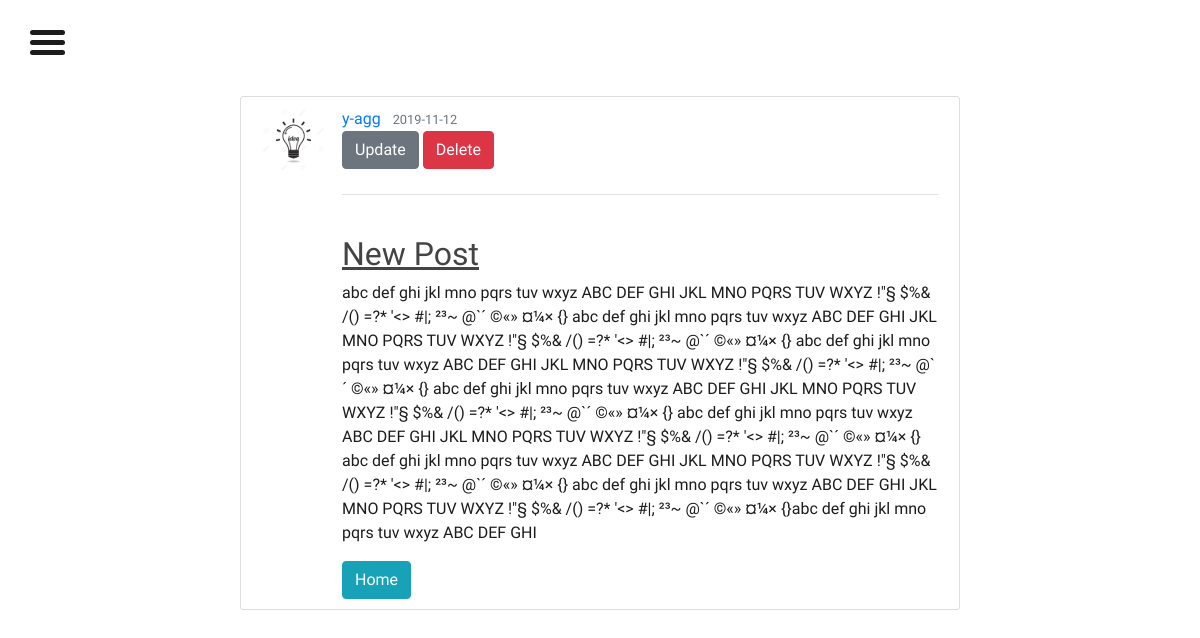
The app's page /post/8 (signed in) with its own data.
### flaskblog/models.py (models this page shows, shortened)
class User(db.Model, UserMixin):
    id = db.Column(db.Integer, primary_key=True)
    username = db.Column(db.String(20), unique=True, nullable=False)
    email = db.Column(db.String(120), unique=True, nullable=False)
    image_file = db.Column(db.String(20), nullable=False, default='default.jpg')
    password = db.Column(db.String(60), nullable=False)
    posts = db.relationship('Post', backref='author', lazy=True)

class Post(db.Model):
    id = db.Column(db.Integer, primary_key=True)
    title = db.Column(db.String(100), nullable=False)
    date_posted = db.Column(db.DateTime, nullable=False, default=datetime.utcnow)
    content = db.Column(db.Text, nullable=False)
    user_id = db.Column(db.Integer, db.ForeignKey('user.id'), nullable=False)

### flaskblog/routes.py (the view)
@app.route("/post/<int:post_id>")
def post(post_id):
    post = Post.query.get_or_404(post_id)
    image_file = url_for('static', filename='profile_pics/' + current_user.image_file)
    return render_template('post.html', title=post.title, post=post,image_file = image_file,username=current_user.username)

### flaskblog/models.py (called while the page is built)
@login_manager.user_loader
def load_user(user_id):
    return User.query.get(int(user_id))

### flaskblog/templates/post.html
{% extends "layout.html" %}
{% block content %}
<div style="width: 60%; margin-left: 20%"><br><br><br><br>
  <article class="media content-section">
    <img class="rounded-circle article-img" src="{{ url_for('static', filename='profile_pics/' + post.author.image_file) }}">
    <div class="media-body">
      <div class="article-metadata">
        <a class="mr-2" href="{{ url_for('user_posts', username=post.author.username) }}">{{ post.author.username }}</a>
        <small class="text-muted">{{ post.date_posted.strftime('%Y-%m-%d') }}</small>
        {% if post.author == current_user %}
          <div>
            <form action="{{ url_for('delete_post', post_id=post.id) }}" method="POST">
            <a class="btn btn-secondary " href="{{ url_for('update_post', post_id=post.id) }}">Update</a>
            <input class="btn btn-danger" type="submit" value="Delete">
          </form><br>
          </div>
        {% endif %}
      </div>
      <h2 class="article-title">{{ post.title }}</h2>
      <p class="article-content">{{ post.content }}</p>
    <a class="btn btn-info" href="{{ url_for('home',) }}">Home</a>
    </div>
  </article>
</div >
{% endblock content %}

### flaskblog/static/mymain.css (style rules this page uses)
body { font-family: 'Overpass', sans-serif; font-size: 16px; color: #1c1c1c; }
h2 { margin-top: 40px; text-decoration: underline; }
html, body { margin: 0; padding: 0; min-height: 100vh; overflow-x: hidden; }
.article-title { color: #444444; }
.article-content { white-space: pre-line; }
.article-img { height: 65px; width: 65px; margin-right: 16px; }
.article-metadata { padding-bottom: 1px; margin-bottom: 4px; border-bottom: 1px solid #e3e3e3 }
.content-section { background: #ffffff; padding: 10px 20px; border: 1px solid #dddddd; border-radius: 3px; margin-bottom: 20px; }

### records on screen
User: image_file (placeholder picture), author.username "y-agg"
Post: date_posted "2019-11-12", title "New Post", content "abc def ghi jkl mno pqrs tuv wxyz ABC DEF GHI JKL MNO PQRS TUV WXYZ !\"§ $%& /() =?* '<> #|; ²³~ @`´ ©«» ¤¼× {} abc def ghi jkl mno pqrs tuv wxyz ABC DEF GHI JKL MNO PQRS TUV WXYZ !\"§ $%& /() =?* '<> #|; ²³~ @`´ ©«» ¤¼× {} abc def ghi jkl mno pqrs tuv wxyz ABC DEF GHI JKL MNO PQRS TUV WXYZ !\"§ $%& /() =?* '<> #|; ²³~ @`´ ©«» ¤¼× {} abc def ghi jkl mno pqrs tuv wxyz ABC DEF GHI JKL MNO PQRS TUV WXYZ !\"§ $%& /() =?* '<> #|; ²³~ @`´ ©«» ¤¼× {} abc def ghi jkl mno pqrs tuv wxyz ABC DEF GHI JKL MNO PQRS TUV WXYZ !\"§ $%& /() =?* '<> #|; ²³~ @`´ ©«» ¤¼× {} abc def ghi jkl mno pqrs tuv wxyz ABC DEF GHI JKL MNO PQRS TUV WXYZ !\"§ $%& /() =?* '<> #|; ²³~ @`´ ©«» ¤¼× {} abc def ghi jkl mno pqrs tuv wxyz…"
